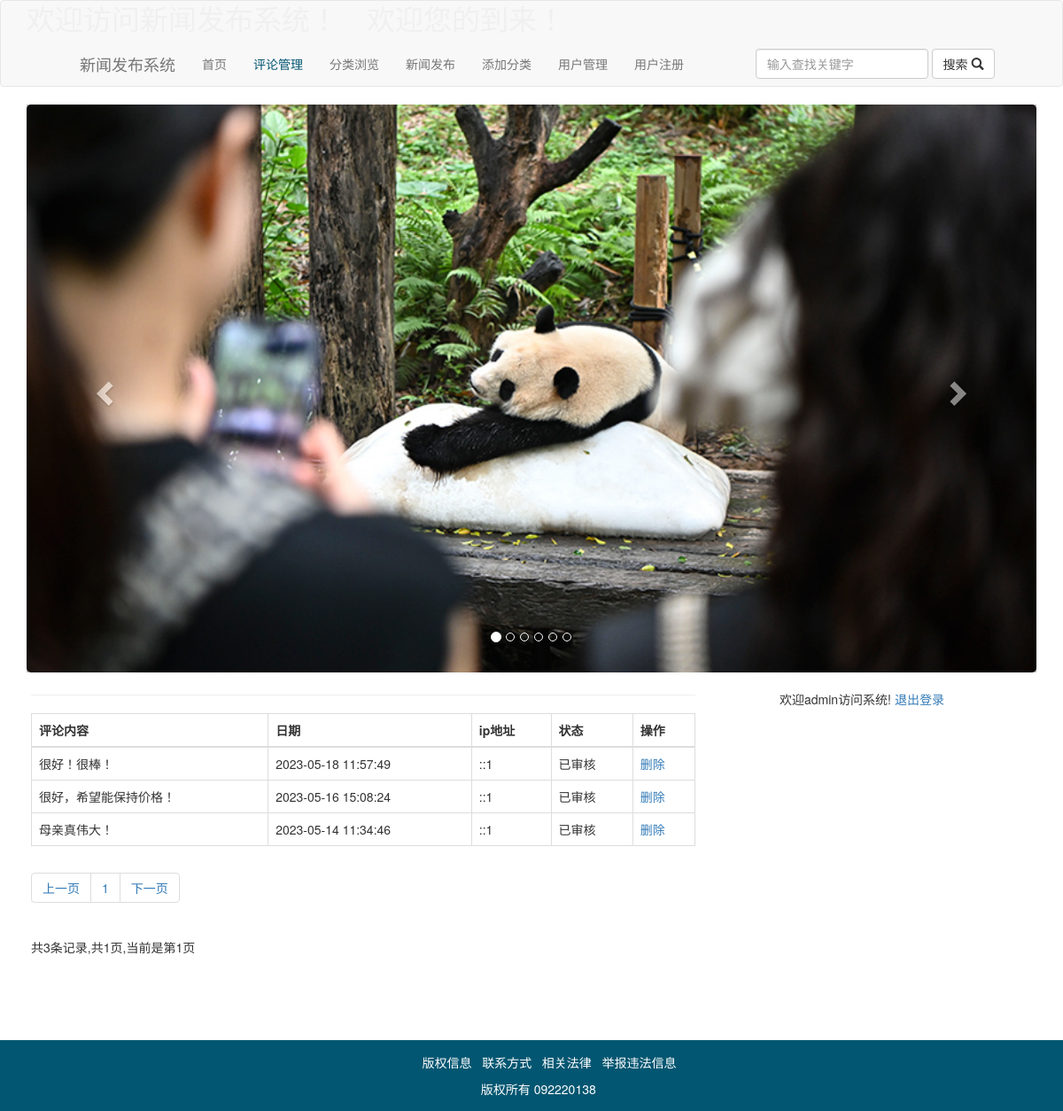
Screenshot of /index.php?url=review_list.php (signed in) with the database file from the repository.
### tables this page shows
CREATE TABLE `review`  (
  `review_id` int(11) NOT NULL AUTO_INCREMENT,
  `news_id` int(11) DEFAULT NULL,
  `content` text,
  `publish_time` datetime(0) DEFAULT NULL,
  `state` char(10) DEFAULT NULL,
  `ip` char(15) DEFAULT NULL,
  PRIMARY KEY (`review_id`) USING BTREE,
  INDEX `FK_review_news`(`news_id`) USING BTREE
);

### functions/is_login.php (called while the page is built)
<?php
function is_login(){
	if(isset($_SESSION["user_id"])){
		return TRUE;
	}else{
		return FALSE;
	}
}
function is_admin(){
	if(isset($_SESSION['name'])){
		if($_SESSION['name']=="admin"){
			return TRUE;
		}else{
			return FALSE;
		}
	}else{
		return FALSE;
	}
}
?>

### review_list.php (the view, shortened to what this page needs)
<?php
include_once("functions/page.php");
include_once("functions/is_login.php");
$page_size = 3;
$page_current = isset($_GET["page_current"]) ? $_GET["page_current"] : 1;
$start = ($page_current - 1) * $page_size;
$database_connection = new DatabaseConnection();
$connection = $database_connection->getConnection();
$total_records = $connection->query("SELECT COUNT(*) FROM review")->fetch_row()[0];
$sql = "SELECT * FROM review ORDER BY review_id DESC LIMIT ?, ?";
$statement = $connection->prepare($sql);
$statement->bind_param("ii", $start, $page_size);
$statement->execute();
$result_set = $statement->get_result();
echo "<table class='table table-bordered' style='margin: 10px 0;'> <thead> <tr> <th>评论内容</th> <th>日期</th> <th>ip地址</th> <th>状态</th>";
if (is_admin()) {
    echo "<th>操作</th>";
}
echo "</tr> </thead><tbody>";
while ($row = $result_set->fetch_assoc()) {
    echo "<tr>";
    echo "<td>" . $row["content"] . "</td>";
    echo "<td>" . $row["publish_time"] . "</td>";
    echo "<td>" . $row["ip"] . "</td>";
    echo "<td>" . $row["state"] . "</td>";
    if (is_admin()) {
        echo "<td>";
        echo "<a href='review_delete.php?review_id=" . $row["review_id"] . "'>删除</a>";
        echo "</td>";
    }
    echo "</tr>";
}
echo "</tbody></table>";
$url = "index.php?url=review_list.php";
page($total_records, $page_size, $page_current, $url, "");
?>

### index.php (shortened to what this page needs)
<!DOCTYPE html>
<html>
<head>
    <link rel="stylesheet" type="text/css" href="javascript/bootstrap/css/bootstrap.min.css">
    <link rel="stylesheet" href="css/swiper.min.css">
</head>
<body>
	<?php
		if(isset($_GET['url'])) {
			$t = $_GET['url'];
		} else {
			$t = 'news_list.php';
		}
		$keyword = "";
	?>
    <nav class="navbar navbar-default">
        <div class="container">
            <marquee  direction="left"  behavior="scroll"  scrollamount="6"  scrolldelay="10"  loop="-1"    height="50"  bgcolor="#2C3539" >
	        <font  face="隶书"  color="#F0F0F0"  size="6">欢迎访问新闻发布系统！&nbsp;&nbsp;&nbsp;&nbsp;欢迎您的到来！</font>
			</marquee>
            <div class="collapse navbar-collapse" id="bs-example-navbar-collapse-1">
                <a class="navbar-brand" href="#" co>&nbsp;&nbsp;&nbsp;&nbsp;&nbsp;&nbsp;&nbsp;&nbsp;&nbsp;新闻发布系统</a>
                <ul class="nav navbar-nav">
                    <li><a href="index.php?url=news_list.php" <?php if($t == 'news_list.php') echo "class='on'"; ?>>首页</a></li>
                    <li><a href="index.php?url=review_list.php" <?php if($t == 'review_list.php') echo "class='on'"; ?>>评论管理</a></li>
                    <li><a href="index.php?url=category_list.php" <?php if($t == 'category_list.php') echo "class='on'"; ?>>分类浏览</a></li>
                    <li><a href="index.php?url=news_add.php" <?php if($t == 'news_add.php') echo "class='on'"; ?>>新闻发布</a></li>
                    <li><a href="index.php?url=category_add.php" <?php if($t == 'category_add.php') echo "class='on'"; ?>>添加分类</a></li>
                    <li><a href="index.php?url=user_list.php" <?php if($t == 'user_list.php') echo "class='on'"; ?>>用户管理</a></li>
                    <li><a href="javascript:;" data-toggle="modal" data-target="#myModal">用户注册</a></li>
                </ul>
		<form class="navbar-form navbar-left" action = "index.php?url=news_list.php" method="get">
        <div class="form-group">
          <input type="text" class="form-control" name="keyword" value="<?php echo $keyword?>" placeholder="输入查找关键字">
        </div>
       <div class="form-group">
	    <button type="submit" class="btn btn-default">搜索  <spna class="glyphicon glyphicon-search "></spna></button>
        </div>
      </form>
            </div>
        </div>
    </nav>
    <div class="container" style="position:relative;">
   	<div id = "banner">
			     <div id="carousel-example-generic" class="carousel slide" data-ride="carousel">
                <ol class="carousel-indicators">
                    <li data-target="#carousel-example-generic" data-slide-to="0" class="active"></li>
                    <li data-target="#carousel-example-generic" data-slide-to="1"></li>
                    <li data-target="#carousel-example-generic" data-slide-to="2"></li>
                    <li data-target="#carousel-example-generic" data-slide-to="3"></li>
                    <li data-target="#carousel-example-generic" data-slide-to="4"></li>
                    <li data-target="#carousel-example-generic" data-slide-to="5"></li>
                </ol>
                <div class="carousel-inner" role="listbox">
                    <div class="item active">
                        <img src="images/02.jpg" alt="..." class="carousel-image">
                    </div>
                </div>
                <a class="left carousel-control" href="#carousel-example-generic" role="button" data-slide="prev">
                    <span class="glyphicon glyphicon-chevron-left" aria-hidden="true"></span>
                </a>
                <a class="right carousel-control" href="#carousel-example-generic" role="button" data-slide="next">
                    <span class="glyphicon glyphicon-chevron-right" aria-hidden="true"></span>
                </a>
			</div>
		</div>
    <div class="main">
		<div id="sidebar">
            <div class="login">
                <?php include_once("login.php"); ?>
            </div>
		</div>
		<div id = "mainbody">
				<div id = "mainfunction">
            <hr>
            <?php
                if(isset($_GET["url"])){
                    $url = $_GET["url"];
                }else{
                    $url = "news_list.php";
                }
                @include_once($url);
            ?>
               </div>
		</div>
    </div>
  </div>
        <div id="footer">
            <ul>
                <li><a href="">版权信息</a></li>&nbsp;&nbsp;
                <li><a href="">联系方式</a></li>&nbsp;&nbsp;
                <li><a href="">相关法律</a></li>&nbsp;&nbsp;
                <li><a href="">举报违法信息</a></li>
            </ul>
            <p >&nbsp;&nbsp;&nbsp;&nbsp;版权所有 092220138</p>
        </div>
</body>
</html>

### login.php (shortened to what this page needs)
<?php
include_once("functions/is_login.php");
if(is_login()){
	echo "欢迎".$_SESSION['name']."访问系统! ";
	echo "<a href='logout.php'> 退出登录 </a>";
	return;
}
?>

### functions/page.php (shortened to what this page needs)
<?php
  function page($total_records,$page_size,$page_current,$url,$keyword)
  {
  	$total_pages = ceil($total_records/$page_size);
  	$page_previous = ($page_current<=1)?1:$page_current-1;
  	$page_next = ($page_current>=$total_pages)?$total_pages:$page_current+1;
    $page_next = ($page_next==1)?1:$page_next;
    $page_start = ($page_current-5>0)?$page_current-5:0;
    $page_end = ($page_start+10<$total_pages)?$page_start+10:$total_pages;
    $page_start = $page_end-10;
    if($page_start < 0) $page_start = 0;
    $parse_url = parse_url($url);
    if(empty($parse_url["query"])){
        $url = $url.'?';
    }else{
        $url = $url.'&';
    }
    if(empty($keyword))
    {
    	$navigator = "<nav><ul class='pagination'><li><a href=".$url."page_current=$page_previous>上一页</a></li>";
    	for($i = $page_start;$i<$page_end;$i++)
    	{
    		$j = $i +1;
    		$navigator.="<li><a href = '".$url."page_current=$j'>$j</a></li>"."&nbsp;";
    	}
    	$navigator.="<li><a href=".$url."page_current=$page_next>下一页</a></li>";
        $navigator .= "</ul></nav>";
    	$navigator.="<br/>共".$total_records."条记录,共".$total_pages."页,当前是第".$page_current."页";
    }
    echo $navigator;
  }
 ?>

### index.php (style rules this page uses)
#sidebar { overflow: hidden; width:300px; float: right; padding: 10px; }
.carousel-image { width: 100%; height: 50%; border-radius: 5px; }
#mainbody { box-sizing: border-box; overflow: auto; text-align: left; width:760px; padding: 5px; float: left; }
#footer { width: 100%; bottom: 0; height: 80px; text-align: center; background: #035671; color: #FFF; }
#footer ul { margin-top: 15px; padding-top: 15px; }
#footer li { display: inline-block; list-style: none; }
#footer li a { color: #FFF; }
.login { margin: 10px 0; }
.on { color: #035671 !important; }

### rows the page displays
review: content "很好！很棒！", publish_time "2023-05-18 11:57:49", ip "::1", state "已审核"
review: content "很好，希望能保持价格！", publish_time "2023-05-16 15:08:24", ip "::1", state "已审核"
review: content "母亲真伟大！", publish_time "2023-05-14 11:34:46", ip "::1", state "已审核"

### other values shown
$_SESSION['name'] "admin"
$j "1"
$total_records "3"
$total_pages "1"
$page_current "1"
